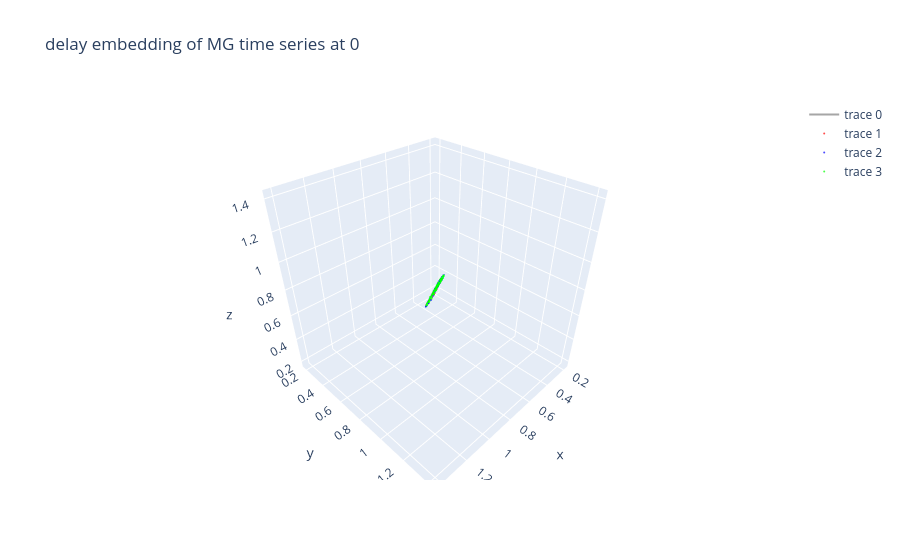
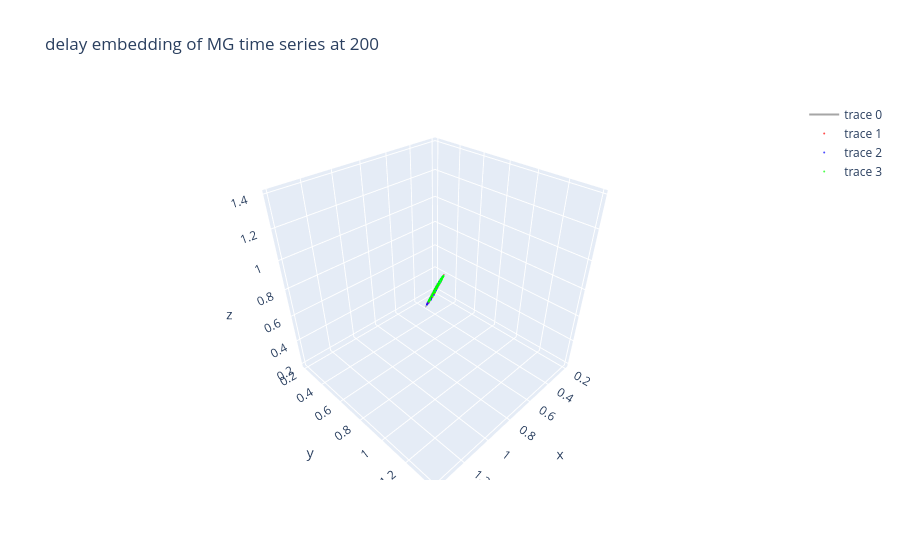
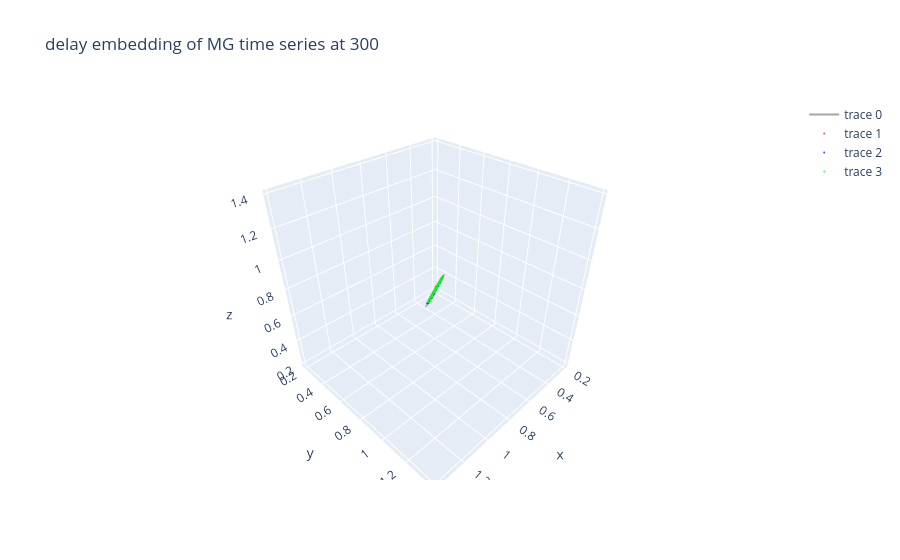

Here is the notebook cell these charts were saved with, in order:
### Code cell
for temp_stp in [100, 300, 400, 500, 700, 1000, 1500, 2000]:
    fig = go.Figure(data=[
        go.Scatter3d(
            x=de_mg[5000:,0], 
            y=de_mg[5000:,1], 
            z=de_mg[5000:,2],
            mode='lines',
            line=dict(width=2, color='rgba(128,128,128,0.7)')
        ),
        go.Scatter3d(
            x=de_mg_temp[temp_stp-100:temp_stp+100, 0],  # Change this slice as needed
            y=de_mg_temp[temp_stp-100:temp_stp+100, 1],
            z=de_mg_temp[temp_stp-100:temp_stp+100, 2],
            # mode='lines',
            # line=dict(width=2, color='rgba(0,0,255,0.5)')
            mode='markers',
            marker=dict(size=1, color='rgba(255,0,0,0.7)', symbol='circle')
        ),
        go.Scatter3d(
            x=de_mg_temp_pert_p[temp_stp-100:temp_stp+100, 0],  # Change this slice as needed
            y=de_mg_temp_pert_p[temp_stp-100:temp_stp+100, 1],
            z=de_mg_temp_pert_p[temp_stp-100:temp_stp+100, 2],
            # mode='lines',
            # line=dict(width=2, color='rgba(255,0,0,0.5)')
            mode='markers',
            marker=dict(size=1, color='rgba(0,0,255,0.7)', symbol='circle')
        ),
        go.Scatter3d(
            x=de_mg_temp_pert_n[temp_stp-100:temp_stp+100, 0],  # Change this slice as needed
            y=de_mg_temp_pert_n[temp_stp-100:temp_stp+100, 1],
            z=de_mg_temp_pert_n[temp_stp-100:temp_stp+100, 2],
            # mode='lines',
            # line=dict(width=2, color='rgba(255,0,0,0.5)')
            mode='markers',
            marker=dict(size=1, color='rgba(0,255,0,0.7)', symbol='circle')
        )
    
    ])
    fig.update_layout(title=f'delay embedding of MG time series at {temp_stp-100}')
    fig.show()

### Figure 1 — Plotly figure (JSON) as saved in the notebook; plotly's stock layout.template omitted (floating-point values rounded to 4 significant figures; data arrays with more than 128 entries replaced by an {"elided": "..."} marker saying what was removed)
{"data": [{"line": {"color": "rgba(128,128,128,0.7)", "width": 2}, "mode": "lines", "type": "scatter3d", "x": {"elided": "6981 float values"}, "y": {"elided": "6981 float values"}, "z": {"elided": "6981 float values"}}, {"marker": {"color": "rgba(255,0,0,0.7)", "size": 1, "symbol": "circle"}, "mode": "markers", "type": "scatter3d", "x": {"elided": "200 float values"}, "y": {"elided": "200 float values"}, "z": {"elided": "200 float values"}}, {"marker": {"color": "rgba(0,0,255,0.7)", "size": 1, "symbol": "circle"}, "mode": "markers", "type": "scatter3d", "x": {"elided": "200 float values"}, "y": {"elided": "200 float values"}, "z": {"elided": "200 float values"}}, {"marker": {"color": "rgba(0,255,0,0.7)", "size": 1, "symbol": "circle"}, "mode": "markers", "type": "scatter3d", "x": {"elided": "200 float values"}, "y": {"elided": "200 float values"}, "z": {"elided": "200 float values"}}], "layout": {"title": {"text": "delay embedding of MG time series at 0"}}}

### Figure 2 — Plotly figure (JSON) as saved in the notebook; plotly's stock layout.template omitted (floating-point values rounded to 4 significant figures; data arrays with more than 128 entries replaced by an {"elided": "..."} marker saying what was removed)
{"data": [{"line": {"color": "rgba(128,128,128,0.7)", "width": 2}, "mode": "lines", "type": "scatter3d", "x": {"elided": "6981 float values"}, "y": {"elided": "6981 float values"}, "z": {"elided": "6981 float values"}}, {"marker": {"color": "rgba(255,0,0,0.7)", "size": 1, "symbol": "circle"}, "mode": "markers", "type": "scatter3d", "x": {"elided": "200 float values"}, "y": {"elided": "200 float values"}, "z": {"elided": "200 float values"}}, {"marker": {"color": "rgba(0,0,255,0.7)", "size": 1, "symbol": "circle"}, "mode": "markers", "type": "scatter3d", "x": {"elided": "200 float values"}, "y": {"elided": "200 float values"}, "z": {"elided": "200 float values"}}, {"marker": {"color": "rgba(0,255,0,0.7)", "size": 1, "symbol": "circle"}, "mode": "markers", "type": "scatter3d", "x": {"elided": "200 float values"}, "y": {"elided": "200 float values"}, "z": {"elided": "200 float values"}}], "layout": {"title": {"text": "delay embedding of MG time series at 200"}}}

### Figure 3 — Plotly figure (JSON) as saved in the notebook; plotly's stock layout.template omitted (floating-point values rounded to 4 significant figures; data arrays with more than 128 entries replaced by an {"elided": "..."} marker saying what was removed)
{"data": [{"line": {"color": "rgba(128,128,128,0.7)", "width": 2}, "mode": "lines", "type": "scatter3d", "x": {"elided": "6981 float values"}, "y": {"elided": "6981 float values"}, "z": {"elided": "6981 float values"}}, {"marker": {"color": "rgba(255,0,0,0.7)", "size": 1, "symbol": "circle"}, "mode": "markers", "type": "scatter3d", "x": {"elided": "200 float values"}, "y": {"elided": "200 float values"}, "z": {"elided": "200 float values"}}, {"marker": {"color": "rgba(0,0,255,0.7)", "size": 1, "symbol": "circle"}, "mode": "markers", "type": "scatter3d", "x": {"elided": "200 float values"}, "y": {"elided": "200 float values"}, "z": {"elided": "200 float values"}}, {"marker": {"color": "rgba(0,255,0,0.7)", "size": 1, "symbol": "circle"}, "mode": "markers", "type": "scatter3d", "x": {"elided": "200 float values"}, "y": {"elided": "200 float values"}, "z": {"elided": "200 float values"}}], "layout": {"title": {"text": "delay embedding of MG time series at 300"}}}
